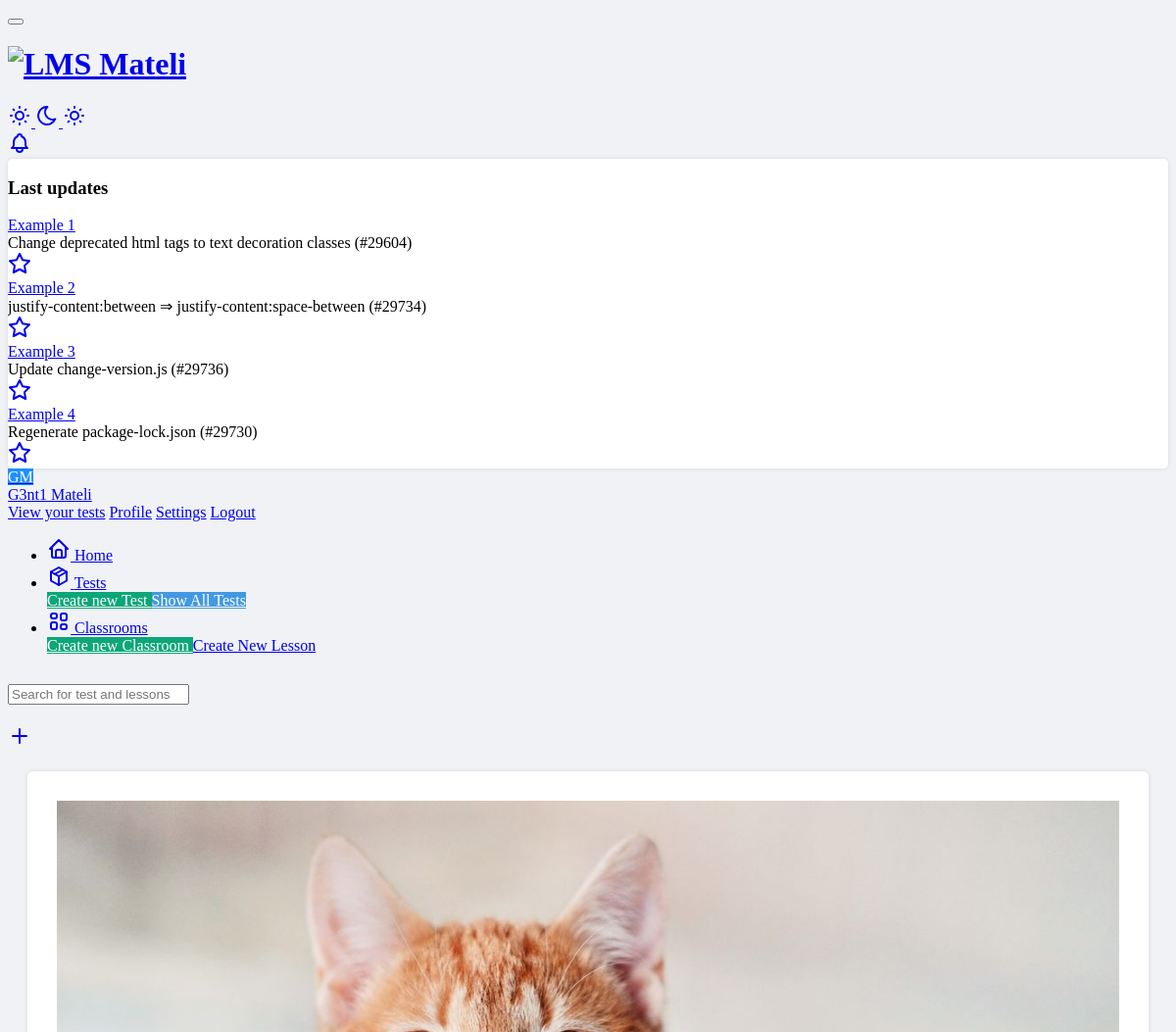
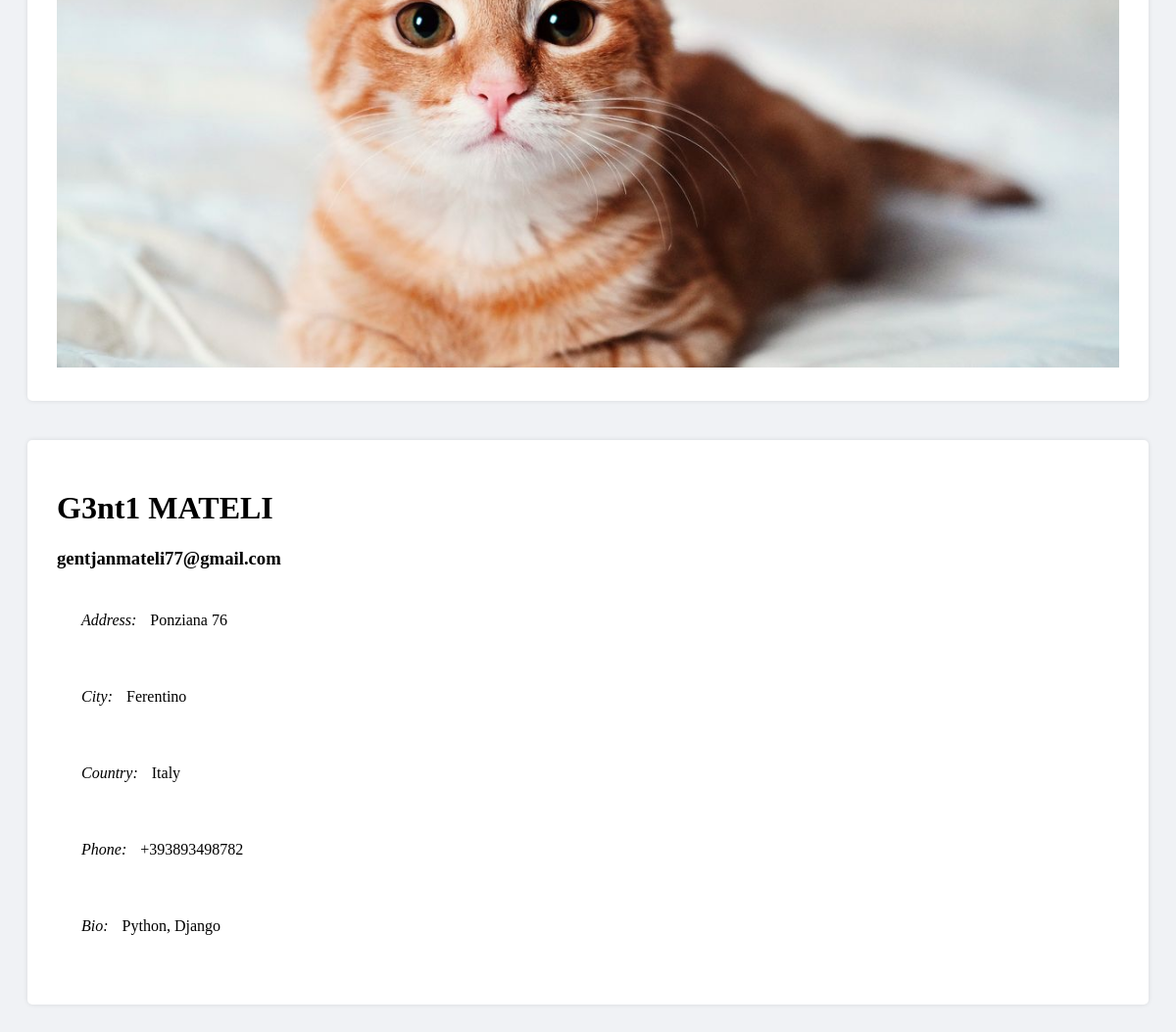
The app's page /profile/2 (signed in) with its own data (2 pictures, top to bottom).
### lms/models.py (models this page shows, shortened)
class ProfileUser(models.Model):
    username = models.ForeignKey(User, on_delete=models.CASCADE)
    phone_number = models.CharField(max_length=20, blank=True, null=True)
    address = models.CharField(max_length=255, blank=True, null=True)
    city = models.CharField(max_length=255, blank=True, null=True)
    country = CountryField(blank=True, null=True)
    birth_date = models.DateField(blank=True, null=True)
    photo = models.ImageField(upload_to='profile_pics', blank=True, null=True)
    bio = models.TextField(max_length=255, blank=True, null=True)

### lms/views/userview.py (the view)
# urls.py: path('profile/<int:user_id>', userview.profile, name='profile'),
def profile(request, user_id):
    user = get_object_or_404(User, id=user_id)
    profile_user = ProfileUser.objects.get(username=request.user)
    return render(request, 'users/profile.html', {'user': user,
                                                  'profile': profile_user,
                                                  })

### templates/users/profile.html (shortened to what this page needs)
{% load static %}
{% include 'base.html' %}
{% block content %}
    <body>
        <div class="container">
            <div class="row">
                <div class="col-md-4" style="padding: 20px">
                    <div class="card">
                        <div class="card-body">
                            {% if profile.photo %}
                            <img src="{{ profile.photo.url}}" alt="Profile Image" class="img-fluid">
                            {% else %}
                            <img src="{% static 'img/defaylt.jpg' %}" alt="Profile Image" class="img-fluid">
                            {% endif %}
                        </div>
                    </div>
                </div>
                <div class="col-md-8" style="padding: 20px">
                    <div class="card">
                        <div class="card-body" >
                            <h1>{{ user.first_name}} {{ user.last_name|upper }}</h1>
                            <h3>{{ user.email}}</h3>
                            <ul>
                                <li><i class="bi bi-geo-alt-fill">Address: </i> {{ profile.address}}</li>
                                <li><i class="bi bi-envelope-fill">City: </i> {{ profile.city}}</li>
                                <li><i class="bi bi-phone-fill">Country: </i> {{ profile.country.name}}</li>
                                <li><i class="bi bi-phone-fill">Phone: </i> {{ profile.phone_number }}</li>
                                <li><i class="bi bi-phone-fill">Bio: </i> {{ profile.bio }}</li>
                            </ul>
                        </div>
                    </div>
                </div>
            </div>
        </div>
    </body>
{% endblock %}

### templates/base.html (shortened to what this page needs)
{% load static %}
<!DOCTYPE html>
<html lang="en">
<head>
    <link rel="stylesheet" href="https://cdn.jsdelivr.net/npm/@tabler/core@1.0.0-beta17/dist/css/tabler.min.css">
    <link rel="stylesheet" href="https://cdn.jsdelivr.net/npm/@tabler/core@1.0.0-beta17/dist/css/tabler-flags.min.css">
    <link rel="stylesheet"
          href="https://cdn.jsdelivr.net/npm/@tabler/core@1.0.0-beta17/dist/css/tabler-payments.min.css">
    <link rel="stylesheet"
          href="https://cdn.jsdelivr.net/npm/@tabler/core@1.0.0-beta17/dist/css/tabler-vendors.min.css">
</head>
<body>
    <div id="main">
        {% include 'navbar.html' %}
    </div>
</body>
</html>

### templates/navbar.html (shortened to what this page needs)
<header class="navbar navbar-expand-md navbar-overlap d-print-none"
        data-bs-theme="dark">
    <div class="container-xl">
        <button class="navbar-toggler" type="button" data-bs-toggle="collapse" data-bs-target="#navbar-menu"
                aria-controls="navbar-menu" aria-expanded="false" aria-label="Toggle navigation">
        </button>
        <h1 class="navbar-brand navbar-brand-autodark d-none-navbar-horizontal pe-0 pe-md-3">
            <a href="{% url 'home' %}">
                <img src="" width="110" height="32" alt="LMS Mateli" class="navbar-brand-image">
            </a>
        </h1>
      {% if not request.user.is_authenticated %}
            <a style="padding-right: 10px" class="btn btn-outline-success" href="{% url 'login'%}">Login</a>
            {% else %}
        <div class="navbar-nav flex-row order-md-last">
            <div class="d-none d-md-flex">
                <a href="?theme=light" class="nav-link px-0 hide-theme-light" data-bs-toggle="tooltip"
                   data-bs-placement="bottom" aria-label="Enable light mode" data-bs-original-title="Enable light mode">
                </a>
                <a href="?theme=dark" class="nav-link px-0 hide-theme-dark" title="Enable dark mode"
                   data-bs-toggle="tooltip" data-bs-placement="bottom">
                </a>
                <a href="?theme=light" class="nav-link px-0 hide-theme-light" title="Enable light mode"
                   data-bs-toggle="tooltip" data-bs-placement="bottom">
                    <div class="nav-item dropdown d-none d-md-flex me-3">
                        <a href="#" class="nav-link px-0" data-bs-toggle="dropdown" tabindex="-1"
                           aria-label="Show notifications">
                        </a>
                        <div class="dropdown-menu dropdown-menu-arrow dropdown-menu-end dropdown-menu-card">
                            <div class="card">
                                <div class="card-header">
                                    <h3 class="card-title">Last updates</h3>
                                </div>
                                <div class="list-group list-group-flush list-group-hoverable">
                                    <div class="list-group-item">
                                        <div class="row align-items-center">
                                            <div class="col text-truncate">
                                                <a href="#" class="text-body d-block">Example 1</a>
                                                <div class="d-block text-secondary text-truncate mt-n1">
                                                    Change deprecated html tags to text decoration classes (#29604)
                                                </div>
                                            </div>
                                            <div class="col-auto">
                                                <a href="#" class="list-group-item-actions">
                                                </a>
                                            </div>
                                        </div>
                                    </div>
                                    <div class="list-group-item">
                                        <div class="row align-items-center">
                                            <div class="col text-truncate">
                                                <a href="#" class="text-body d-block">Example 2</a>
                                                <div class="d-block text-secondary text-truncate mt-n1">
                                                    justify-content:between ⇒ justify-content:space-between (#29734)
                                                </div>
                                            </div>
                                            <div class="col-auto">
                                                <a href="#" class="list-group-item-actions show">
                                                </a>
                                            </div>
                                        </div>
                                    </div>
                                    <div class="list-group-item">
                                        <div class="row align-items-center">
                                            <div class="col text-truncate">
                                                <a href="#" class="text-body d-block">Example 3</a>
                                                <div class="d-block text-secondary text-truncate mt-n1">
                                                    Update change-version.js (#29736)
                                                </div>
                                            </div>
                                            <div class="col-auto">
                                                <a href="#" class="list-group-item-actions">
                                                </a>
                                            </div>
                                        </div>
                                    </div>
                                    <div class="list-group-item">
                                        <div class="row align-items-center">
                                            <div class="col text-truncate">
                                                <a href="#" class="text-body d-block">Example 4</a>
                                                <div class="d-block text-secondary text-truncate mt-n1">
                                                    Regenerate package-lock.json (#29730)
                                                </div>
                                            </div>
                                            <div class="col-auto">
                                                <a href="#" class="list-group-item-actions">
                                                </a>
                                            </div>
                                        </div>
                                    </div>
                                </div>
                            </div>
                        </div>
                    </div>
            </div>
            <div class="nav-item dropdown">
                <a href="#" class="nav-link d-flex lh-1 text-reset p-0" data-bs-toggle="dropdown"
                   aria-label="Open user menu">
                    <span class="avatar avatar-sm"
                          style="color: white; background-color: dodgerblue">{{ user.first_name|first }}{{ user.last_name|first }}</span>
                    <div class="d-none d-xl-block ps-2">
                        <div>{{ user.first_name }} {{ user.last_name }}</div>
                    </div>
                </a>
                <div class="dropdown-menu dropdown-menu-end dropdown-menu-arrow" data-bs-theme="dark">
                    <a href="{% url 'display_tests' %}" class="dropdown-item">View your tests</a>
                     <a href="{% url 'profile' user.id %}" class="dropdown-item">Profile</a>
                    <a href="{% url 'edit_profile' user.id %}" class="dropdown-item">Settings</a>
                    <a href="{% url 'logout' %}" class="dropdown-item">Logout</a>
                </div>
            </div>
        </div>
        <div class="collapse navbar-collapse" id="navbar-menu">
            <div class="d-flex flex-column flex-md-row flex-fill align-items-stretch align-items-md-center">
                <ul class="navbar-nav">
                    <li class="nav-item">
                        <a class="nav-link" href="{% url 'home' %}">
                    <span class="nav-link-icon d-md-none d-lg-inline-block">
                    </span>
                            <span class="nav-link-title">
                                 Home
                    </span>
                        </a>
                    </li>
                    <li class="nav-item dropdown">
                        <a class="nav-link dropdown-toggle" href="#navbar-base" data-bs-toggle="dropdown"
                           data-bs-auto-close="outside" role="button" aria-expanded="false">
                    <span class="nav-link-icon d-md-none d-lg-inline-block">
                    </span>
                            <span class="nav-link-title">
                      Tests
                    </span>
                        </a>
                        <div class="dropdown-menu">
                            <div class="dropdown-menu-columns">
                                <div class="dropdown-menu-column">
                                    <a href="{% url 'create_test' %}" class="btn" style="background-color: #0ca678 ; color: white" >
                                        Create new Test
                                    </a>
                                    <a class="btn" style="color: white; background-color:#4299e1 " href="{% url 'tests' %}">
                                        Show All Tests
                                    </a>
                                </div>
                            </div>
                        </div>
                    </li>
                    <li class="nav-item active dropdown">
                        <a class="nav-link dropdown-toggle" href="#navbar-layout" data-bs-toggle="dropdown"
                           data-bs-auto-close="outside" role="button" aria-expanded="false">
                    <span class="nav-link-icon d-md-none d-lg-inline-block">
                    </span>
                            <span class="nav-link-title">
                     Classrooms
                    </span>
                        </a>
                        <div class="dropdown-menu">
                            <div class="dropdown-menu-columns">
                                <div class="dropdown-menu-column">
                                    <a class="btn btn-info" style="background-color: #0ca678 ; color: white "
                                       href="{% url 'create_classroom' %}">
                                        Create new Classroom
                                    </a>
                                    <a href="{% url 'new_lesson' %}" class="btn btn-info">
                                        Create New Lesson
                                    </a>
                                </div>
                            </div>
                        </div>
                    </li>
                </ul>
            </div>
        </div>
          <div class="mb-3" style="padding-top: 14px; margin-right: 14px">
              <form method="get" action="{% url 'search' %}" autocomplete="off">
                  <div class="input-icon">
                      <input type="text" name="query" value="" data-bs-toggle="autosize" class="form-control form-control-rounded"
                             placeholder="Search for test and lessons"
                             aria-label="Search in website" style="color: black">
                  </div>
              </form>
          </div>
          </div>
</header>
<div class="page-wrapper">
    <div class="page-header d-print-none text-white">
        <div class="container-xl">
            <div class="row g-2 align-items-center">
                <div class="col-auto ms-auto d-print-none">
                    <div class="btn-list">
                        <a href="#" class="btn btn-primary d-sm-none btn-icon" data-bs-toggle="modal"
                           data-bs-target="#modal-report" aria-label="Create new report">
                            <svg xmlns="http://www.w3.org/2000/svg" class="icon" width="24" height="24"
                                 viewBox="0 0 24 24" stroke-width="2" stroke="currentColor" fill="none"
                                 stroke-linecap="round" stroke-linejoin="round">
                                <path stroke="none" d="M0 0h24v24H0z" fill="none"></path>
                                <path d="M12 5l0 14"></path>
                                <path d="M5 12l14 0"></path>
                            </svg>
                        </a>
                    </div>
                </div>
            </div>
        </div>
    </div>
</div>
   {% endif %}

### templates/users/profile.html (style rules this page uses)
body { background-color: #f0f2f5; }
.card { background-color: #fff; box-shadow: 0 0 5px rgba(0, 0, 0, 0.1); border-radius: 5px; overflow: hidden; }
.card .card-body { padding: 30px; }
.card .card-body img { width: 100%; height: auto; }
.card .card-body ul { padding: 0; list-style: none; }
.card .card-body ul li { margin-bottom: 10px; padding: 25px; }
.card .card-body ul li i { margin-right: 10px; }

### records on screen
ProfileUser: address "Ponziana 76", city "Ferentino", country.name "Italy", phone_number "+393893498782", bio "Python, Django"

### other values on screen
{{ user.first_name|first }} "G"
{{ user.last_name|first }} "M"
{{ user.first_name }} "G3nt1"
{{ user.last_name }} "Mateli"
{{ user.last_name|upper }} "MATELI"
{{ user.email }} "gentjanmateli77@gmail.com"
